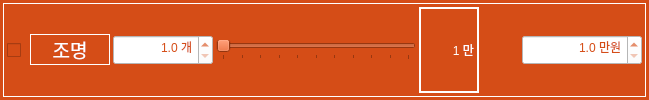
                 <widget class="QFrame" name="frame_132">
                  <property name="minimumSize">
                   <size>
                    <width>0</width>
                    <height>30</height>
                   </size>
                  </property>
                  <property name="maximumSize">
                   <size>
                    <width>16777215</width>
                    <height>16777215</height>
                   </size>
                  </property>
                  <property name="font">
                   <font>
                    <family>나눔고딕 ExtraBold</family>
                    <pointsize>9</pointsize>
                    <weight>9</weight>
                    <italic>false</italic>
                    <bold>false</bold>
                   </font>
                  </property>
                  <property name="styleSheet">
                   <string notr="true">background-color: rgb(213, 77, 23);
font: 75 9pt &quot;나눔고딕 ExtraBold&quot;;</string>
                  </property>
                  <layout class="QHBoxLayout" name="horizontalLayout_279">
                   <property name="leftMargin">
                    <number>3</number>
                   </property>
                   <property name="topMargin">
                    <number>3</number>
                   </property>
                   <property name="rightMargin">
                    <number>3</number>
                   </property>
                   <property name="bottomMargin">
                    <number>3</number>
                   </property>
                   <item>
                    <widget class="QFrame" name="horizontalFrame_30">
                     <property name="styleSheet">
                      <string notr="true">color: rgb(255, 255, 255);</string>
                     </property>
                     <property name="frameShape">
                      <enum>QFrame::Box</enum>
                     </property>
                     <layout class="QHBoxLayout" name="horizontalLayout_101">
                      <property name="spacing">
                       <number>3</number>
                      </property>
                      <property name="leftMargin">
                       <number>3</number>
                      </property>
                      <property name="topMargin">
                       <number>3</number>
                      </property>
                      <property name="rightMargin">
                       <number>3</number>
                      </property>
                      <property name="bottomMargin">
                       <number>3</number>
                      </property>
                      <item>
                       <widget class="QCheckBox" name="checkBox_demol_light">
                        <property name="minimumSize">
                         <size>
                          <width>20</width>
                          <height>30</height>
                         </size>
                        </property>
                        <property name="maximumSize">
                         <size>
                          <width>16777215</width>
                          <height>16777215</height>
                         </size>
                        </property>
                        <property name="styleSheet">
                         <string notr="true">color: rgb(255, 255, 255);</string>
                        </property>
                        <property name="text">
                         <string/>
                        </property>
                        <property name="checked">
                         <bool>false</bool>
                        </property>
                        <property name="tristate">
                         <bool>false</bool>
                        </property>
                       </widget>
                      </item>
                      <item>
                       <widget class="QLabel" name="label_42">
                        <property name="sizePolicy">
                         <sizepolicy hsizetype="Preferred" vsizetype="Fixed">
                          <horstretch>0</horstretch>
                          <verstretch>0</verstretch>
                         </sizepolicy>
                        </property>
                        <property name="minimumSize">
                         <size>
                          <width>80</width>
                          <height>30</height>
                         </size>
                        </property>
                        <property name="maximumSize">
                         <size>
                          <width>16777215</width>
                          <height>16777215</height>
                         </size>
                        </property>
                        <property name="font">
                         <font>
                          <family>구름 산스 500</family>
                          <pointsize>14</pointsize>
                          <weight>50</weight>
                          <italic>false</italic>
                          <bold>false</bold>
                         </font>
                        </property>
                        <property name="styleSheet">
                         <string notr="true">background-color: rgb(213, 77, 23);
color: rgb(255, 255, 255);
font: 14pt &quot;구름 산스 500&quot;;</string>
                        </property>
                        <property name="frameShape">
                         <enum>QFrame::Box</enum>
                        </property>
                        <property name="text">
                         <string>조명</string>
                        </property>
                        <property name="alignment">
                         <set>Qt::AlignCenter</set>
                        </property>
                       </widget>
                      </item>
                      <item>
                       <widget class="QDoubleSpinBox" name="doubleSpinBox_demol_area_light">
                        <property name="minimumSize">
                         <size>
                          <width>100</width>
                          <height>30</height>
                         </size>
                        </property>
                        <property name="styleSheet">
                         <string notr="true">background-color: rgb(255, 255, 255);
color: rgb(213, 77, 23);
font: 12pt &quot;구름 산스 500&quot;;</string>
                        </property>
                        <property name="alignment">
                         <set>Qt::AlignRight|Qt::AlignTrailing|Qt::AlignVCenter</set>
                        </property>
                        <property name="prefix">
                         <string/>
                        </property>
                        <property name="suffix">
                         <string> 개</string>
                        </property>
                        <property name="decimals">
                         <number>1</number>
                        </property>
                        <property name="minimum">
                         <double>1.000000000000000</double>
                        </property>
                        <property name="maximum">
                         <double>100.000000000000000</double>
                        </property>
                        <property name="singleStep">
                         <double>1.000000000000000</double>
                        </property>
                        <property name="value">
                         <double>1.000000000000000</double>
                        </property>
                       </widget>
                      </item>
                      <item>
                       <widget class="QSlider" name="horizontalSlider_demol_light">
                        <property name="minimumSize">
                         <size>
                          <width>200</width>
                          <height>0</height>
                         </size>
                        </property>
                        <property name="maximumSize">
                         <size>
                          <width>200</width>
                          <height>16777215</height>
                         </size>
                        </property>
                        <property name="minimum">
                         <number>10</number>
                        </property>
                        <property name="maximum">
                         <number>30</number>
                        </property>
                        <property name="singleStep">
                         <number>1</number>
                        </property>
                        <property name="pageStep">
                         <number>1</number>
                        </property>
                        <property name="value">
                         <number>10</number>
                        </property>
                        <property name="sliderPosition">
                         <number>10</number>
                        </property>
                        <property name="orientation">
                         <enum>Qt::Horizontal</enum>
                        </property>
                        <property name="invertedAppearance">
                         <bool>false</bool>
                        </property>
                        <property name="invertedControls">
                         <bool>false</bool>
                        </property>
                        <property name="tickPosition">
                         <enum>QSlider::TicksBelow</enum>
                        </property>
                        <property name="tickInterval">
                         <number>2</number>
                        </property>
                       </widget>
                      </item>
                      <item>
                       <widget class="QLabel" name="label_demol_light">
                        <property name="minimumSize">
                         <size>
                          <width>60</width>
                          <height>0</height>
                         </size>
                        </property>
                        <property name="maximumSize">
                         <size>
                          <width>60</width>
                          <height>16777215</height>
                         </size>
                        </property>
                        <property name="styleSheet">
                         <string notr="true">font: 12pt &quot;구름 산스 500&quot;;</string>
                        </property>
                        <property name="frameShape">
                         <enum>QFrame::WinPanel</enum>
                        </property>
                        <property name="text">
                         <string>1 만</string>
                        </property>
                        <property name="alignment">
                         <set>Qt::AlignRight|Qt::AlignTrailing|Qt::AlignVCenter</set>
                        </property>
                       </widget>
                      </item>
                      <item>
                       <spacer name="horizontalSpacer_20">
                        <property name="orientation">
                         <enum>Qt::Horizontal</enum>
                        </property>
                        <property name="sizeType">
                         <enum>QSizePolicy::Expanding</enum>
                        </property>
                        <property name="sizeHint" stdset="0">
                         <size>
                          <width>40</width>
                          <height>20</height>
                         </size>
                        </property>
                       </spacer>
                      </item>
                      <item>
                       <widget class="QDoubleSpinBox" name="doubleSpinBox_demol_cost_light">
                        <property name="minimumSize">
                         <size>
                          <width>120</width>
                          <height>30</height>
                         </size>
                        </property>
                        <property name="styleSheet">
                         <string notr="true">background-color: rgb(255, 255, 255);
color: rgb(213, 77, 23);
font: 12pt &quot;구름 산스 500&quot;;</string>
                        </property>
                        <property name="alignment">
                         <set>Qt::AlignRight|Qt::AlignTrailing|Qt::AlignVCenter</set>
                        </property>
                        <property name="prefix">
                         <string/>
                        </property>
                        <property name="suffix">
                         <string> 만원</string>
                        </property>
                        <property name="decimals">
                         <number>1</number>
                        </property>
                        <property name="minimum">
                         <double>1.000000000000000</double>
                        </property>
                        <property name="maximum">
                         <double>100.000000000000000</double>
                        </property>
                        <property name="singleStep">
                         <double>1.000000000000000</double>
                        </property>
                        <property name="value">
                         <double>1.000000000000000</double>
                        </property>
                       </widget>
                      </item>
                     </layout>
                    </widget>
                   </item>
                  </layout>
                 </widget>
